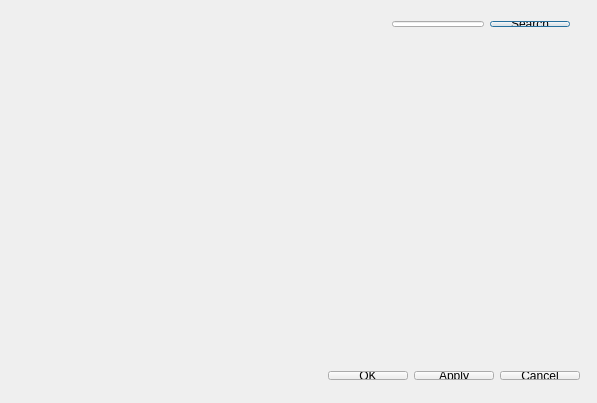
<?xml version="1.0" encoding="UTF-8"?>
<ui version="4.0">
 <class>WallpaperConfigClass</class>
 <widget class="QDialog" name="WallpaperConfigClass">
  <property name="geometry">
   <rect>
    <x>0</x>
    <y>0</y>
    <width>597</width>
    <height>403</height>
   </rect>
  </property>
  <property name="windowTitle">
   <string>WallpaperConfig</string>
  </property>
  <widget class="QWidget" name="layoutWidget">
   <property name="geometry">
    <rect>
     <x>20</x>
     <y>10</y>
     <width>561</width>
     <height>28</height>
    </rect>
   </property>
   <layout class="QHBoxLayout" name="horizontalLayout">
    <item>
     <spacer name="horizontalSpacer_2">
      <property name="orientation">
       <enum>Qt::Horizontal</enum>
      </property>
      <property name="sizeHint" stdset="0">
       <size>
        <width>378</width>
        <height>20</height>
       </size>
      </property>
     </spacer>
    </item>
    <item>
     <widget class="QLineEdit" name="lineEdit"/>
    </item>
    <item>
     <widget class="QPushButton" name="pushButton_4">
      <property name="text">
       <string>Search</string>
      </property>
     </widget>
    </item>
   </layout>
  </widget>
  <widget class="QWidget" name="layoutWidget">
   <property name="geometry">
    <rect>
     <x>20</x>
     <y>360</y>
     <width>571</width>
     <height>31</height>
    </rect>
   </property>
   <layout class="QHBoxLayout" name="horizontalLayout_2">
    <item>
     <spacer name="horizontalSpacer">
      <property name="orientation">
       <enum>Qt::Horizontal</enum>
      </property>
      <property name="sizeHint" stdset="0">
       <size>
        <width>198</width>
        <height>20</height>
       </size>
      </property>
     </spacer>
    </item>
    <item>
     <widget class="QPushButton" name="pushButton_3">
      <property name="text">
       <string>OK</string>
      </property>
     </widget>
    </item>
    <item>
     <widget class="QPushButton" name="pushButton_2">
      <property name="text">
       <string>Apply</string>
      </property>
     </widget>
    </item>
    <item>
     <widget class="QPushButton" name="pushButton">
      <property name="text">
       <string>Cancel</string>
      </property>
     </widget>
    </item>
   </layout>
  </widget>
 </widget>
 <layoutdefault spacing="6" margin="11"/>
 <resources/>
 <connections/>
</ui>
